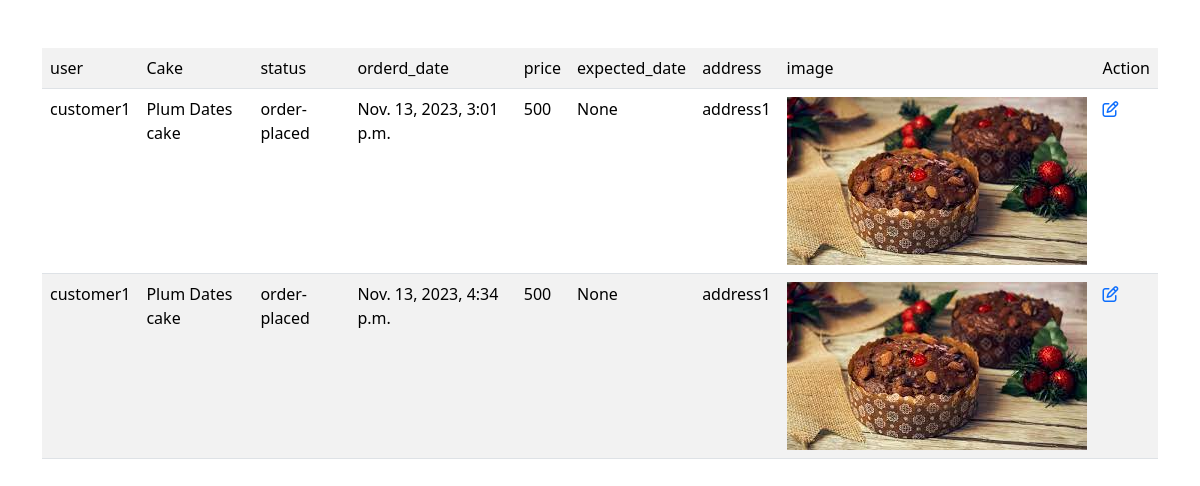
Page /cake/orders/ (signed in) on the earlier database version.
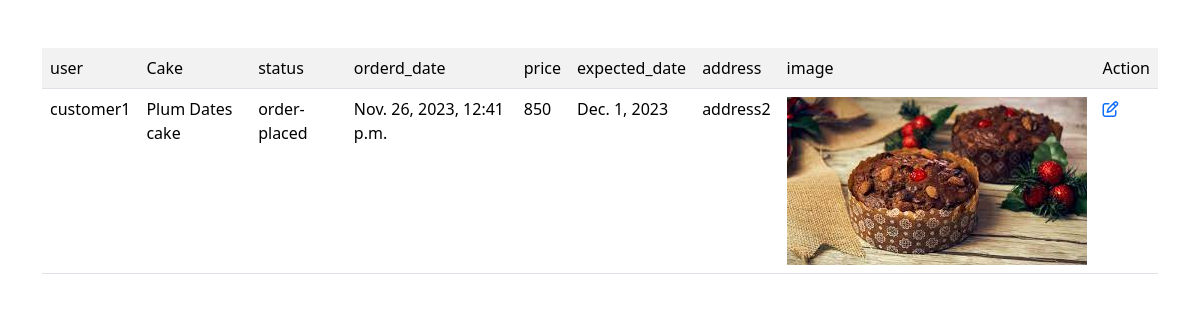
Same page on the later database version.
### cakeapp/models.py (models this page shows, shortened)
class Orders(models.Model):
    user=models.ForeignKey(User,on_delete=models.CASCADE)
    cakevarient=models.ForeignKey(CakeVarients,on_delete=models.CASCADE)
    options=(
        ("order-placed","order-placed"),
        ("cancelled","cancelled"),
        ("dispatced","dispatched"),
        ("in-transit","in-transit"),
        ("delivered","delivered")
    )
    status=models.CharField(max_length=200,choices=options,default="order-placed")
    orderd_date=models.DateTimeField(auto_now_add=True)
    expected_date=models.DateField(null=True)
    address=models.CharField(max_length=200)

class User(AbstractUser):
    phone=models.CharField(max_length=100,unique=True)
    address=models.CharField(max_length=200)

class CakeVarients(models.Model):
    price=models.PositiveIntegerField()
    options=(
        (".5kg",".5kg"),
        ("1kg","1kg"),
        ("2kg","2kg"),
        ("5kg","5kg")
    )
    size=models.CharField(max_length=200,choices=options,default="1kg")
    option=(
        ("round","round"),
        ("square","square"),
        ("heart","heart")
    )
    shape=models.CharField(max_length=200,choices=option,default="round")
    cake=models.ForeignKey(Cakes,on_delete=models.CASCADE)
    def __str__(self):
        return self.cake.name

class Cakes(models.Model):
    name=models.CharField(max_length=200)
    Category=models.ForeignKey(Category,on_delete=models.CASCADE)
    options=(
        ('choclate','choclate'),
        ('black forest','black forest'),
        ('red velvet','red velvet'),
        ('butter  scotch','butter scotch'),
        ('vanilla','vanilla'),
        ('pineapple','pineapple'),
        ('dates','dates'),
        ('non-alcoholic','non-alcoholic'),
        ('dry-fruits','dry-fruits'),
        ('mixed-fruits','mixed-fruits'),
        ('blueberry','blueberry'),
        ('strawberry','strawberry')
    )
    flavour=models.CharField(max_length=200,choices=options,default="choclate")
    image=models.ImageField(upload_to="images")

### cakeapp/views.py (the view)
# urls.py: path("cake/orders/",OrderView.as_view(),name="order"),
@method_decorator(decs,name="dispatch")
class OrderView(ListView):
    template_name="cake/order.html"
    model=Orders
    context_object_name="orders"
    def get_queryset(self):
        return Orders.objects.filter(status="order-placed")

### cakeapp/views.py (called while the page is built)
def signin_required(fn):
    def wrapper(request,*args,**kwargs):
        if not request.user.is_authenticated:
            messages.error(request,"invalid session!!!")
            return redirect("signin")
        else:
            return fn(request,*args,**kwargs)
    return wrapper

def is_admin(fn):
    def wrapper(request,*args,**Kwargs):
        if not request.user.is_superuser:
            messages.error(request,"permission denied for current user !!!")
            return redirect("signin")
        else:
           return fn(request,*args,**Kwargs)
    return wrapper

### cakeapp/templates/cake/order.html
{% extends "cake/base.html" %}
{% block body_block%}
<div class="container mt-5">
<table class="table table-striped ">
    <tr>
        <td>user</td>
        <td>Cake</td>
        <td>status</td>
        <td>orderd_date</td>
        <td>price</td>
        <td>expected_date</td>
        <td>address</td>
        <td>image</td>
        <td>Action</td>
    </tr>
    {% for o in orders%}
    <tr>
        <td>{{o.user}}</td>
        <td>{{o.cakevarient}}</td>
        <td>{{o.status}}</td>
        <td>{{o.orderd_date}}</td>
        <td>{{o.cakevarient.price}}</td>
        <td>{{o.expected_date}}</td>
        <td>{{o.address}}</td>
        <td><img src="{{o.cakevarient.cake.image.url}}" alt=""></td>
        <td> <a href="{% url 'order-change' o.id %}" ><i class="fa-regular fa-pen-to-square"></i></a>
    </tr>
    {%endfor%}
</table>
</div>
{%endblock%}

### cakeapp/templates/cake/base.html (shortened to what this page needs)
<!DOCTYPE html>
<html lang="en">
<head>
    <link rel="stylesheet" href="https://cdnjs.cloudflare.com/ajax/libs/font-awesome/6.4.2/css/all.min.css" />
    <link href="https://cdn.jsdelivr.net/npm/bootstrap@5.3.2/dist/css/bootstrap.min.css" rel="stylesheet">
</head>
    {% block body_block%}
    {%endblock%}
</body>
</html>

Differences in the rows shown:
no longer on this page (row edited): Orders: user "customer1", cakevarient "Plum Dates cake", status "order-placed", orderd_date "Nov. 13, 2023, 3:01 p.m.", cakevarient.price "500", expected_date "None", address "address1", cakevarient.cake.image (picture)
removed Orders: user "customer1", cakevarient "Plum Dates cake", status "order-placed", orderd_date "Nov. 13, 2023, 4:34 p.m.", cakevarient.price "500", expected_date "None", address "address1", cakevarient.cake.image (picture)
added Orders: user "customer1", cakevarient "Plum Dates cake", status "order-placed", orderd_date "Nov. 26, 2023, 12:41 p.m.", cakevarient.price "850", expected_date "Dec. 1, 2023", address "address2", cakevarient.cake.image (picture)
